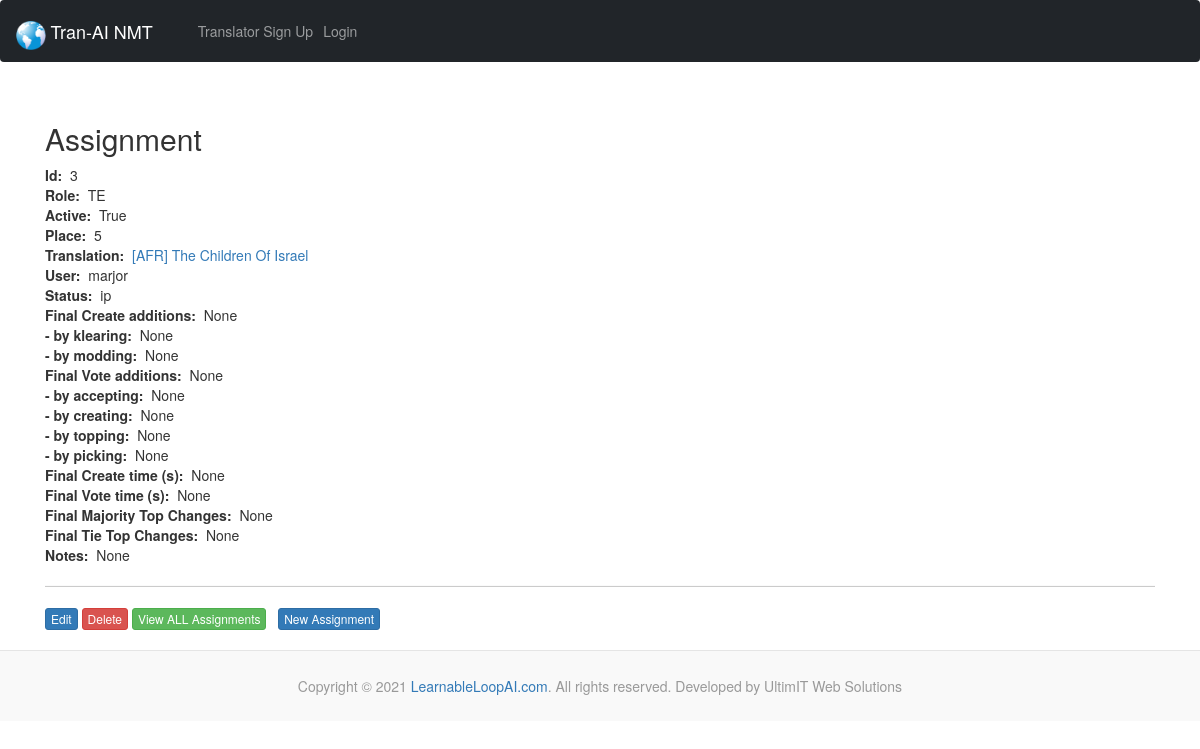
The app's page /assignments/3/ with its own data.
### todproof/models.py (models this page shows)
class Assignment(models.Model):
  class Role(models.TextChoices):
    EP = 'EP', _('English Provider (EP)')
    EE = 'EE', _('English Editor (EE)')
    NT = 'NT', _('No Translator (NT)')
    MT = 'MT', _('Machine Translator (MT)')
    HT = 'HT', _('Human Translator (HT)')
    TE = 'TE', _('Translation Editor (TE)')
    SE = 'SE', _('Scripture Editor (SE)')
    PE = 'PE', _('Poetry Editor (PE)')
    CE = 'CE', _('Chief Editor (CE)')
    LA = 'LA', _('Language Administrator (LA)')
  class Status(models.TextChoices):
    ip = 'ip', _('In Process (ip)')
    cd = 'cd', _('Completed (cd)')
    te = 'te', _('TE editing (te)')
    ce = 'ce', _('CE editing (ce)')
    qe = 'qe', _('QE editing (qe)')
    pg = 'pg', _('Publishing (pg)')
    pd = 'pd', _('Published (pd)')
    pr = 'pr', _('Pruned (pr)')
  translation = models.ForeignKey(Translation, blank=False, null=False, on_delete=models.DO_NOTHING, related_name='assignments')
  user = models.ForeignKey(settings.AUTH_USER_MODEL, blank=False, null=False, on_delete=models.DO_NOTHING, related_name='assignments') #for accounts app
  role = models.CharField('Role', max_length=2, validators=[MinLengthValidator(2), MaxLengthValidator(2)], choices=Role.choices, default=Role.TE, blank=False, null=False,)
  active = models.BooleanField('Active', default=False)
  place = models.IntegerField('Place', default=1, validators=[MinValueValidator(1)], blank=False, null=False,)
  context = models.IntegerField('Context', default=0, validators=[MinValueValidator(0), MinValueValidator(10)], blank=False, null=False,)
  ci = models.BooleanField('Content imported', default=False)
  status = models.CharField('Status', max_length=2, validators=[MinLengthValidator(2), MaxLengthValidator(2)], choices=Status.choices, default=Status.ip, blank=False, null=False,)
  ccs = models.IntegerField('Final Create additions', blank=True, null=True,)
  ccs_k = models.IntegerField('- by klearing', blank=True, null=True,)
  ccs_m = models.IntegerField('- by modding', blank=True, null=True,)
  vcs = models.IntegerField('Final Vote additions', blank=True, null=True,)
  vcs_a = models.IntegerField('- by accepting', blank=True, null=True,)
  vcs_c = models.IntegerField('- by creating', blank=True, null=True,)
  vcs_t = models.IntegerField('- by topping', blank=True, null=True,)
  vcs_p = models.IntegerField('- by picking', blank=True, null=True,)
  ct = models.IntegerField('Final Create time (s)', blank=True, null=True,)
  vt = models.IntegerField('Final Vote time (s)', blank=True, null=True,)
  majtes = models.IntegerField('Final Majority Top Changes', blank=True, null=True,)
  tietes = models.IntegerField('Final Tie Top Changes', blank=True, null=True,)
  notes = models.CharField('Notes', max_length=200, blank=True, null=True,)
  def __str__(self):
    return f"[{self.translation.lan} {self.translation.blkc}.{self.translation.subc}.{self.translation.senc}.{self.translation.xcrip}] {self.translation.message.descriptor} {self.translation.message.title} ({self.translation.version}) ({self.role}) {self.user.username} {self.place}"

class Translation(models.Model):
  class Transcription(models.TextChoices):
    ANDES = 'A', _('Andes')
    MAMALIS = 'M', _('Mamalis')
  lan = models.CharField('Language', max_length=3)
  tran_title = models.CharField('Translated title', max_length=70)
  descrip = models.TextField('Description', blank=True, null=True, max_length=500)
  blkc = models.IntegerField('Block count')
  subc = models.IntegerField('Sub-block count')
  senc = models.IntegerField('Sentence count')
  xcrip = models.CharField('Transcription', max_length=1, choices=Transcription.choices, default=Transcription.ANDES, blank=False,)
  li = models.BooleanField('Lookup imported (eng) / translate contributions randomized (oth)')
  pubdate = models.DateField('Publication date', default=datetime.date.today)
  version = models.CharField('Version', max_length=20)
  message = models.ForeignKey(Message, blank=True, null=True, on_delete=models.CASCADE, related_name='translations')
  eng_tran = models.ForeignKey('self', blank=True, null=True, on_delete=models.CASCADE,)
  def __str__(self):
    return self.tran_title

### accounts/models.py (models this page shows)
class CustomUser(AbstractBaseUser, PermissionsMixin):
    email = models.EmailField(_('email address'), unique=True)
    username = models.CharField(_('username'), max_length=6, default='')
    admin = models.BooleanField(default=False)
    is_staff = models.BooleanField(default=False)
    is_active = models.BooleanField(default=True)
    created_at = models.DateTimeField(default=timezone.now)
    cur_assign = models.ForeignKey(Assignment, blank=True, null=True, on_delete=models.CASCADE)
    USERNAME_FIELD = 'email'
    REQUIRED_FIELDS = []
    objects = CustomUserManager()
    def __str__(self):
        return self.username

### todproof/views.py (the view)
# urls.py: path('assignments/<assignment_id>/', views.show_assignment, name='show-assignment'),
def show_assignment(request, assignment_id):
  assignment = Assignment.objects.get(pk=assignment_id)
  return render(request, 'todproof/show_assignment.html', {'assignment': assignment})

### todproof/templates/todproof/show_assignment.html (shortened to what this page needs)
{% extends 'todproof/base.html' %}
{% block content %}
  <h2>Assignment</h2>
  <strong>Id:</strong>&nbsp;&nbsp;{{ assignment.id }}<br>
  <strong>Role:</strong>&nbsp;&nbsp;{{ assignment.role }}<br>
  <strong>Active:</strong>&nbsp;&nbsp;{{ assignment.active }}<br>
  <strong>Place:</strong>&nbsp;&nbsp;{{ assignment.place }}<br>
  <strong>Translation:</strong>&nbsp;&nbsp;<a href="{% url 'show-translation' assignment.translation.message.id assignment.translation.id %}">{{ assignment.translation }}</a><br>
  <strong>User:</strong>&nbsp;&nbsp;{{ assignment.user }}<br>
  <strong>Status:</strong>&nbsp;&nbsp;{{ assignment.status }}<br>
  <strong>Final Create additions:</strong>&nbsp;&nbsp;{{ assignment.ccs }}<br>
  <strong>- by klearing:</strong>&nbsp;&nbsp;{{ assignment.ccs_k }}<br>
  <strong>- by modding:</strong>&nbsp;&nbsp;{{ assignment.ccs_m }}<br>
  <strong>Final Vote additions:</strong>&nbsp;&nbsp;{{ assignment.vcs }}<br>
  <strong>- by accepting:</strong>&nbsp;&nbsp;{{ assignment.vcs_a }}<br>
  <strong>- by creating:</strong>&nbsp;&nbsp;{{ assignment.vcs_c }}<br>
  <strong>- by topping:</strong>&nbsp;&nbsp;{{ assignment.vcs_t }}<br>
  <strong>- by picking:</strong>&nbsp;&nbsp;{{ assignment.vcs_p }}<br>
  <strong>Final Create time (s):</strong>&nbsp;&nbsp;{{ assignment.ct }}<br>
  <strong>Final Vote time (s):</strong>&nbsp;&nbsp;{{ assignment.vt }}<br>
  <strong>Final Majority Top Changes:</strong>&nbsp;&nbsp;{{ assignment.majtes }}<br>
  <strong>Final Tie Top Changes:</strong>&nbsp;&nbsp;{{ assignment.tietes }}<br>
  <strong>Notes:</strong>&nbsp;&nbsp;{{ assignment.notes }}<br>
  <hr>
  <a class="btn btn-xs btn-primary" href="{% url 'update-assignment' assignment.id %}">Edit</a>
  <a class="btn btn-xs btn-danger" href="{% url 'delete-assignment' assignment.id %}">Delete</a>
  <a class="btn btn-xs btn-success" href="{% url 'index-assignments' %}">View ALL Assignments</a>
  <a class="btn btn-xs btn-primary" href="{% url 'create-assignment' %}">New Assignment</a>
{% endblock %}

### records on screen
Assignment: id "3", role "TE", active "True", place "5", translation "[AFR] The Children Of Israel", user "marjor", status "ip", ccs "None", ccs_k "None", ccs_m "None", vcs "None", vcs_a "None", vcs_c "None", vcs_t "None", vcs_p "None", ct "None", vt "None", majtes "None", tietes "None", notes "None"
